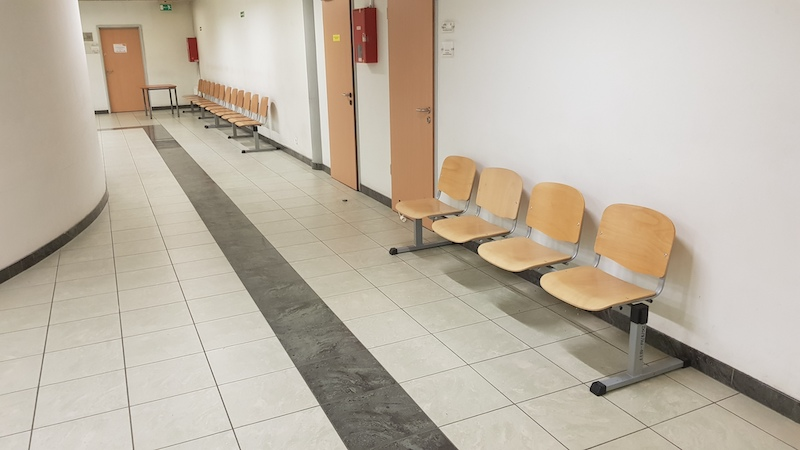
#> input picture images - tmp/source.jpg, 800 x 450 px, found by its file name; the run also reads 1 picture not shown here
$ python cases.py
#> lines starting #> are read from the running program, lines starting #| are printed output that depends on the picture
import numpy
import cv2

source = cv2.imread("images/source.jpg")
#> source is the input picture: shape (450, 800, 3); mean B, G, R 165.1, 179.8, 189.7
hidden = cv2.imread("images/hidden.jpg")
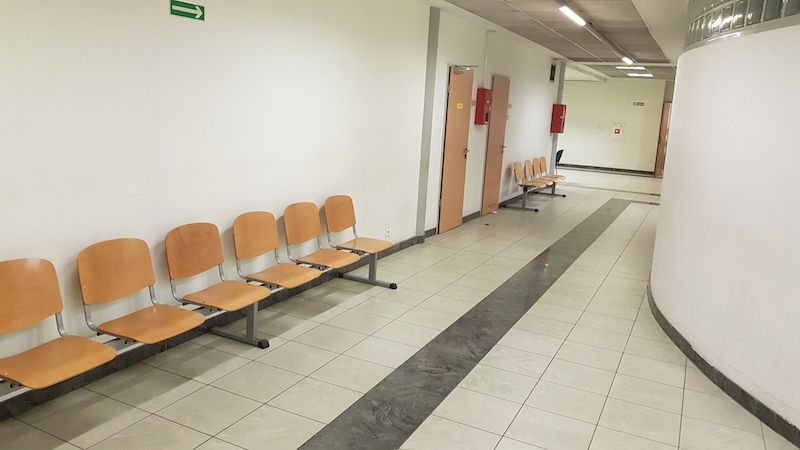
#> input picture images - tmp/hidden.jpg, 800 x 450 px, found by its file name
#> hidden is the input picture: shape (450, 800, 3); mean B, G, R 160, 178, 187.4
double = cv2.imread("images/double.jpg")
none = cv2.imread("images/none.jpg")
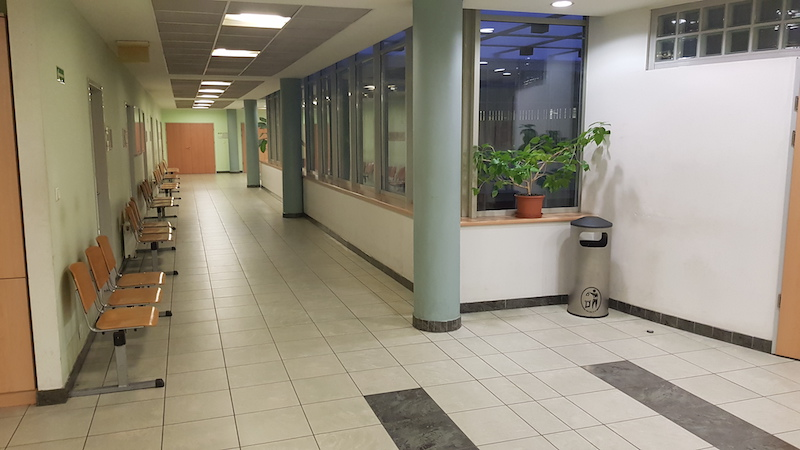
#> input picture images - tmp/none.jpg, 800 x 450 px, found by its file name
#> none is the input picture: shape (450, 800, 3); mean B, G, R 124.5, 141.2, 149.2

transform = cv2.xfeatures2d.SIFT_create()

source_key_points, source_descriptors = transform.detectAndCompute(source, None)
#> source_key_points = 382 keypoints; strongest (x, y, size): (243, 152, 2.2), (598, 389, 10.5), (394, 252, 5.4), (96, 112, 3.2)
hidden_key_points, hidden_descriptors = transform.detectAndCompute(hidden, None)
#> hidden_key_points = 404 keypoints; strongest (x, y, size): (393, 286, 4.8), (536, 210, 2.2), (202, 18, 3.6), (98, 334, 2)
# double_key_points, double_descriptors = transform.detectAndCompute(double, None)
# none_key_points, none_descriptors = transform.detectAndCompute(none, None)

matcher = cv2.FlannBasedMatcher({'algorithm': 1, 'trees': 5}, {'checks': 60})

hidden_matches = matcher.knnMatch(source_descriptors, hidden_descriptors, k=2)
#> hidden_matches = 382 matches
# double_matches = matcher.knnMatch(source_descriptors, double_descriptors, k=2)
# none_matches = matcher.knnMatch(source_descriptors, none_descriptors, k=2)

good_matches_hidden = \
    list(filter(lambda match_list: match_list[0].distance < 0.75 * match_list[1].distance, hidden_matches))
#> good_matches_hidden = 14 matches
# [4 lines of commented-out code are left out]

hidden_match_count = len(good_matches_hidden)
#> hidden_match_count = 14
# double_match_count = len(good_matches_double)
# none_match_count = len(good_matches_none)

hidden_result = cv2.drawMatchesKnn(
    source, source_key_points, hidden, hidden_key_points, good_matches_hidden, None, flags=2)
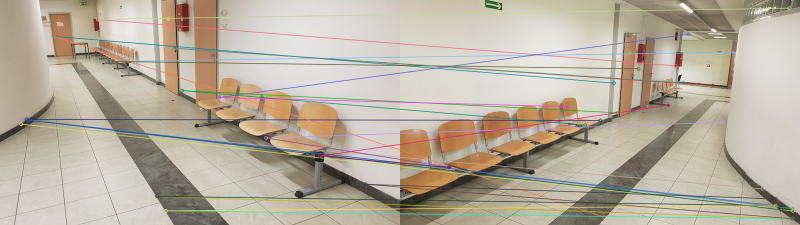
#> hidden_result: shape (450, 1600, 3) (shown at 1/2 size); mean B, G, R 160.7, 176.5, 185.1
# [4 lines of commented-out code are left out]

cv2.imwrite("./output/HIDDEN_MATCH_{}.jpg".format(hidden_match_count), hidden_result)
# cv2.imwrite("./output/DOUBLE_MATCH_{}.jpg".format(double_match_count), double_result)
# cv2.imwrite("./output/NONE_MATCH_{}.jpg".format(none_match_count), none_result)
print("{}".format(hidden_match_count))
#| 14
# print("{}".format(double_match_count))
# print("{}".format(none_match_count))

# for matches, key_points, target, matchCount, name in zip(
#         [good_matches_hidden, good_matches_double, good_matches_none],
#         [hidden_key_points, double_key_points, none_key_points],
#         [hidden, double, none],
#         [hidden_match_count, double_match_count, none_match_count],
#         ["HIDDEN", "DOUBLE", "NONE"],
# ):

for matches, key_points, target, matchCount, name in zip(
        [good_matches_hidden],
        [hidden_key_points],
        [hidden],
        [hidden_match_count],
        ["HIDDEN"],
):

    good_source_points = numpy.float32([source_key_points[match[0].queryIdx].pt for match in matches]) \
        .reshape(-1, 1, 2)
    good_target_points = numpy.float32([key_points[match[0].trainIdx].pt for match in matches]) \
        .reshape(-1, 1, 2)

    homography_matrix, mask = cv2.findHomography(good_target_points, good_source_points, cv2.RANSAC, 5.0)

    height, width, channels = source.shape

    target_realigned = cv2.warpPerspective(target, homography_matrix, (width, height))
#> this loop made 1 pass
#> (matches, matchCount, name, mask, height, width, channels) on pass 1: (14 matches, 14, 'HIDDEN', [0, 1, 1, 1, 1, 1, 0, 0, 0, 0, 0, 0, 0, 0], 450, 800, 3)
#> pass 1, `target_realigned = cv2.warpPerspective(target, homography_matrix, (wid..`:
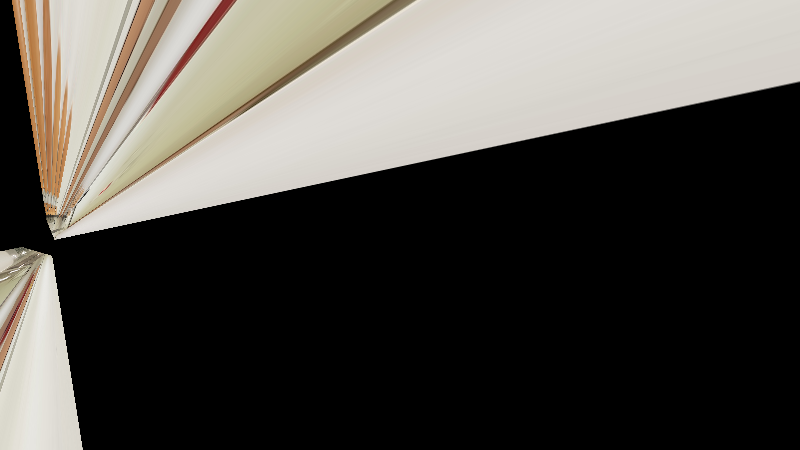
#> target_realigned: shape (450, 800, 3); mean B, G, R 71.9, 77, 80.1

    #cv2.imwrite("./output/PERSPECTIVE_{}_MATCH_{}.jpg".format(name, matchCount), target_realigned)
